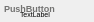
<?xml version="1.0" encoding="UTF-8"?>
<ui version="4.0">
 <class>FilterEntry</class>
 <widget class="QWidget" name="FilterEntry">
  <property name="geometry">
   <rect>
    <x>0</x>
    <y>0</y>
    <width>94</width>
    <height>22</height>
   </rect>
  </property>
  <property name="sizePolicy">
   <sizepolicy hsizetype="Expanding" vsizetype="Expanding">
    <horstretch>0</horstretch>
    <verstretch>0</verstretch>
   </sizepolicy>
  </property>
  <property name="minimumSize">
   <size>
    <width>85</width>
    <height>22</height>
   </size>
  </property>
  <property name="maximumSize">
   <size>
    <width>122</width>
    <height>36</height>
   </size>
  </property>
  <property name="windowTitle">
   <string>Form</string>
  </property>
  <widget class="QPushButton" name="pushButton">
   <property name="geometry">
    <rect>
     <x>3</x>
     <y>0</y>
     <width>71</width>
     <height>16</height>
    </rect>
   </property>
   <property name="sizePolicy">
    <sizepolicy hsizetype="Minimum" vsizetype="Minimum">
     <horstretch>0</horstretch>
     <verstretch>0</verstretch>
    </sizepolicy>
   </property>
   <property name="font">
    <font>
     <pointsize>7</pointsize>
     <weight>75</weight>
     <bold>true</bold>
    </font>
   </property>
   <property name="mouseTracking">
    <bool>true</bool>
   </property>
   <property name="layoutDirection">
    <enum>Qt::LeftToRight</enum>
   </property>
   <property name="autoFillBackground">
    <bool>false</bool>
   </property>
   <property name="styleSheet">
    <string notr="true">QPushButton::hover {
	color: rgb(105, 147, 225);; 
	background-color: rgb(135, 177, 255);
}
QPushButton {
    /*color:  rgb(135, 177, 255); */
    color: rgb(114, 114, 113);
	background-color:white;
    text-align: left;
}</string>
   </property>
   <property name="text">
    <string notr="true">PushButton</string>
   </property>
   <property name="flat">
    <bool>true</bool>
   </property>
  </widget>
  <widget class="QLabel" name="smallLabel">
   <property name="geometry">
    <rect>
     <x>20</x>
     <y>10</y>
     <width>51</width>
     <height>20</height>
    </rect>
   </property>
   <property name="sizePolicy">
    <sizepolicy hsizetype="Preferred" vsizetype="Minimum">
     <horstretch>0</horstretch>
     <verstretch>0</verstretch>
    </sizepolicy>
   </property>
   <property name="font">
    <font>
     <pointsize>5</pointsize>
    </font>
   </property>
   <property name="styleSheet">
    <string notr="true">QLabel {
 color: rgb(199, 199, 199
);
}</string>
   </property>
   <property name="text">
    <string>TextLabel</string>
   </property>
   <property name="alignment">
    <set>Qt::AlignLeading|Qt::AlignLeft|Qt::AlignTop</set>
   </property>
   <property name="margin">
    <number>0</number>
   </property>
   <property name="indent">
    <number>0</number>
   </property>
  </widget>
  <widget class="QPushButton" name="configurationButton">
   <property name="geometry">
    <rect>
     <x>70</x>
     <y>0</y>
     <width>20</width>
     <height>23</height>
    </rect>
   </property>
   <property name="text">
    <string/>
   </property>
   <property name="flat">
    <bool>true</bool>
   </property>
  </widget>
  <zorder>smallLabel</zorder>
  <zorder>configurationButton</zorder>
  <zorder>pushButton</zorder>
 </widget>
 <resources/>
 <connections/>
</ui>
